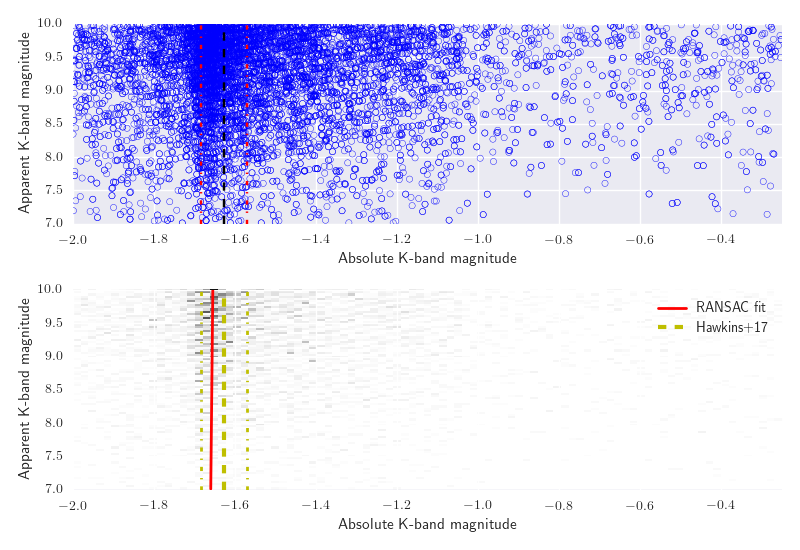

The script that saved this image:
# !/usr/bin/env python3
# -*- coding: utf-8 -*-
# Oliver J. Hall

import numpy as np
import matplotlib.pyplot as plt
from mpl_toolkits.mplot3d import Axes3D
import pandas as pd
import glob
import sys
import matplotlib
matplotlib.rcParams['xtick.direction'] = 'out'
matplotlib.rcParams['ytick.direction'] = 'out'

from statsmodels.robust.scale import mad as mad_calc
from sklearn import linear_model
import corner as corner

import astropy.coordinates as coord
import gaia.tap as gt

def get_values(df):
    '''This function corrects for extinction and sets the RC search range'''
    m_ks = df['Ks'].values
    mu = df['m-M0'].values
    Av = df['Av'].values
    Aks = 0.114*Av #Cardelli+1989

    M_ks = m_ks - mu - Aks

    #Range: y:{7,10}, x:{-3, 0}
    '''There must be a better way...'''
    sel = np.where(M_ks < -0.25)
    M_ks = M_ks[sel]
    m_ks = m_ks[sel]

    sel = np.where(M_ks > -2.)
    M_ks = M_ks[sel]
    m_ks = m_ks[sel]

    sel = np.where(m_ks < 16.)
    M_ks = M_ks[sel]
    m_ks = m_ks[sel]

    sel = np.where(m_ks > 7.)
    M_ks = M_ks[sel]
    m_ks = m_ks[sel]

    return M_ks, m_ks

def linear(x,y,X):
    #Fit RANSAC linear regressor
    #Use Hawkins+17 error: 0.057

    model_ransac = linear_model.RANSACRegressor(linear_model.LinearRegression(),\
                                                residual_threshold=(0.057))
    model_ransac.fit(Y,x)
    inlier_mask = model_ransac.inlier_mask_
    line_Y = np.arange(0,len(Y))

    line_x = model_ransac.predict(line_Y[:,np.newaxis])

    inlier_mask = model_ransac.inlier_mask_
    coef = np.ones(2)
    coef[1] = model_ransac.estimator_.coef_.flatten()
    coef[0] = model_ransac.estimator_.intercept_

    return coef, inlier_mask


if __name__ == '__main__':
    trilegal = True
    if trilegal:
        sfile = glob.glob('../data/TRILEGAL_sim/*.all.*.txt')[0]
        # sfile = glob.glob('../data/TRILEGAL/*.dat')[0]
        df = pd.read_csv(sfile, sep='\s+')

        M_ks, m_ks = get_values(df)
        fig, ax = plt.subplots(2)
        ax[0].scatter(M_ks, m_ks, edgecolor='b',facecolor='none')
        ax[0].set_xlabel('Absolute K-band magnitude')
        ax[0].set_ylabel('Apparent K-band magnitude')
        ax[0].axvline(-1.626,c='k',linestyle='--') # Hawkins+17
        ax[0].axvline(-1.626+0.057, c='r', linestyle='-.')
        ax[0].axvline(-1.626-0.057, c='r', linestyle='-.')
        ax[0].set_xlim(-2.0,-0.25)
        ax[0].set_ylim(7.0,16.0)

        '''Time for a RANSAC plot'''
        iters = 500
        x = M_ks
        y = m_ks
        Y = y.reshape((len(y),1))
        line_Y = np.arange(0,len(Y))

        #Setting up the array
        sample = np.ones([iters,2])
        mask = np.zeros(len(y))

        #Iterating over multiple RANSAC runs
        for i in range(iters):
            sample[i], inlier_mask = linear(x,y,Y)
            mask += np.ones(len(inlier_mask)) * inlier_mask

        #Plotting a cornerplot
        labels = ['Intercept','Slope']
        figc = corner.corner(sample, labels=labels)

        #Taking median results
        results = np.zeros(2)
        results[0] = np.median(sample[:,0])
        results[1] = np.median(sample[:,1])

        #Flipping axes
        ly = np.linspace(y.min(),y.max(),100)
        lx = results[0] + results[1]*ly

        #Taking inliers in more than 50% of cases
        mask = mask > (iters/2)

        '''Plotting results'''
        # ax[1].scatter(M_ks[mask],m_ks[mask],s=5,color='yellowgreen',label='Inliers')
        # ax[1].scatter(M_ks[~mask],m_ks[~mask],s=5,color='grey',label='Outliers')
        ax[1].hist2d(x,y,bins=np.sqrt(len(x)))
        ax[1].plot(lx,ly,c='red',lw=2,label='RANSAC fit')

        ax[1].set_xlabel('Absolute K-band magnitude')
        ax[1].set_ylabel('Apparent K-band magnitude')
        ax[1].axvline(-1.626,c='y',lw=3,linestyle='--',label='Hawkins+17') # Hawkins+17
        ax[1].axvline(-1.626+0.057, c='r', linestyle='-.')
        ax[1].axvline(-1.626-0.057, c='r', linestyle='-.')
        ax[1].set_xlim(-2.0,-0.25)
        ax[1].set_ylim(7.0,16.0)
        ax[1].legend()

        fig.tight_layout()
        fig.savefig('ransac.png')
        figc.savefig('ransac_corner.png')

        plt.show('all')
        plt.close('all')




    gaia_on_tap = False
    if gaia_on_tap:
        '''
        Kepler FOV is 105 square degrees, so sqrt(115)/2 in each direction from the centre.
        RA: 19h 22m 40s / 19.378
        Dec: +44 30' 00'' / +44.50
        '''

        '''
        Need the absolute-apparent magnitude conversion
        Need to see whether this gaia data is representative
        '''

        ra = (19. + 22./60. + 40./3600.)*15.
        dec = 44. + 30./60.
        r = np.sqrt(105)/2

        sources = gt.cone_search(ra, dec, r, table="gaiadr1.tgas_source")

        print(sources)

        fig, ax = plt.subplots()
        ax.scatter(sources['ra'], sources['dec'],s=1,c="#000000")
        ax.set_xlabel(r"$\alpha$")
        ax.set_ylabel(r"$\delta$")
        plt.show()
